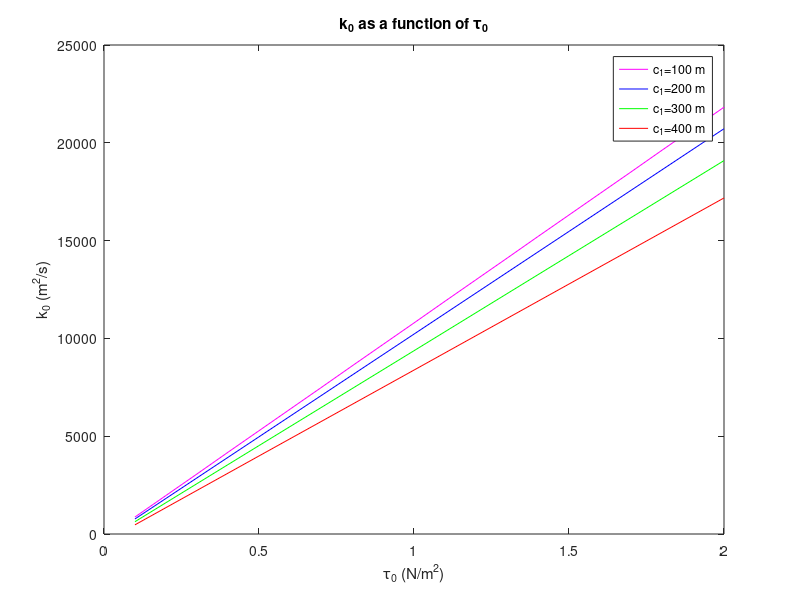

Source code (MATLAB):

   clear all
   close all
   clc


GGG_C1_100=[0.1  0.2  0.3 0.4  0.5  0.6  0.7  0.8  0.9  1.0   1.1   1.2   1.3    1.4  1.5   1.6   1.7   1.8   1.9   2.0];%wind stress
JJJ_C1_100=[870 1970 3070 4180 5280 6380 7480 8590 9690 10790 11900 13000 14100 15210 16310 17410 18510 19620 20720 21820 ];%k_0 for topography C_1=100 m
plot(GGG_C1_100,JJJ_C1_100,'m')
hold on

GGG_C1_200=[0.1   0.5     1.0   1.5   2.0];%wind stress
JJJ_C1_200=[7.7E2 4.97E3 10220 15470 20720];%k_0 for topography C_1=200 m
plot(GGG_C1_200,JJJ_C1_200,'b')
hold on


GGG_C1_300=[0.1   0.5    1.0     1.5   2.0];%wind stress
JJJ_C1_300=[6.3E2 4.52E3 9.37E3 14230 19090];%k_0 for topography C_1=300 m
plot(GGG_C1_300,JJJ_C1_300,'g')
hold on

GGG_C1_400=[0.1   0.5    1.0    1.5    2.0];%wind stress
JJJ_C1_400=[4.7E2 3.99E3 8.38E3 12780 17180];%k_0 for topography C_1=400 m
plot(GGG_C1_400,JJJ_C1_400,'r')
hold off

legend('c_1=100 m','c_1=200 m','c_1=300 m','c_1=400 m')

title('k_0 as a function of \tau_0')
x1=xlabel('\tau_0 (N/m^2)')
y1=ylabel('k_0 (m^2/s)')
